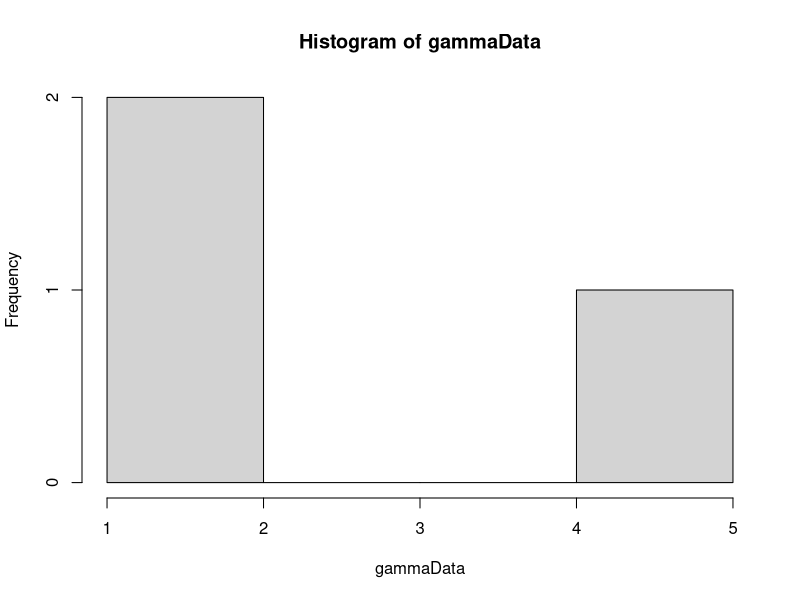

Generate this figure with R: (Note: this script raises an error after producing the figure.)
library(MCMCpack)

#weightedUniform <- function(n, numIterations) {
#  # Generate sample of from a weighted uniform distribution
#  # 
#  # Args:
#  #   n: number of points in sample
#  #   
#  # Returns:
#  #   A vector sample
#  uCurr = runif(n)
#  alphaCurr = findAlpha(s2, uCurr)
#  uConv = rep(0, numIterations)
#  uTrace = rep(0, numIterations)
#  for(i in 1:numIterations) {
#    uProp = runif(n)
#    alphaProp = findAlpha(s2, uProp)
#    if(alphaProp != -1) {
#      proportionalProp = proportionalDensity(uProp, alphaProp)
#      proportionalCurr = proportionalDensity(uCurr, alphaCurr)
#      alphaVal = min(1, proportionalProp/proportionalCurr)
#      u = runif(1)
#      print(i)
#      if (u <= alphaVal) {
#        uCurr = uProp
#        alphaCurr = alphaProp
#      }  
#    }
#    uConv[i] = var(uCurr)
#    uTrace[i] = uCurr[1]
#  }
#  plot(uConv, type="l")
#  plot(uTrace, type="l")
#  return(uCurr)
#}
#
#proportionalDensity <- function(u, alpha) {
#  # Calculate proportional density for indepence sampling
#  # 
#  # Args:
#  #   u: A vector from an uniform distribution.
#  #   alpha: A scalar value
#  #   
#  # Returns:
#  #   A scalar value
#  
#  gammaInv = rep(0, length(u))
#  diffGammaInv = rep(0, length(u))
#  for(i in 1:length(u)) {
#    gammaInv[i] = invGammaCumulative(u[i], alpha)
#    diffGammaInv[i] = diffAlphaInvGammaCumulative(u[i], alpha)
#  }
#  return(calcWeight(gammaInv, diffGammaInv))
#}
#
#calcWeight <- function(gammaInv, diffGammaInv) {
#  # Calculate weigth for a gamma distribution
#  #
#  # Args:
#  #   gammaInv: A list of values from the inverse cumulative gamma.
#  #   diffGammaInv: A list of values from the derivative of the inverse cumulative gamma.
#  #   
#  # Returns:
#  #   A scalar value
#  weight = (1/length(gammaInv))*(sum(diffGammaInv/gammaInv)) - sum(diffGammaInv)/sum(gammaInv)
#  return(weight)
#}

calcWeight <- function(u, alpha) {
  # Calculates weight for given u and alpha.
  # 
  # Args:
  #   u: A vector.
  #   alpha: A scalar.
  #   
  # Returns:
  #   The weight value. A scalar.
  gammaInv = rep(0, length(u))
  diffGammaInv = rep(0, length(u))
  for(i in 1:length(u)) {
    gammaInv[i] = invGammaCumulative(u[i], alpha)
    diffGammaInv[i] = diffAlphaInvGammaCumulative(u[i], alpha)
  }
  weight = 1/((1/length(gammaInv))*(sum(diffGammaInv/gammaInv)) - sum(diffGammaInv)/sum(gammaInv))
  return(weight)
}

calcPhi <- function(u, alpha) {
  phiPoint = rep(0, length(u))
  for(i in 1:length(u)) {
    xValue = invGammaCumulative(u[i], alpha)
    phiPoint[i] = xValue > probValue
  }
  return(sum(phiPoint)/length(u))
}

invGammaCumulative <- function(u, alpha) {
  # Finds the inverse of the cumulative gamma.
  # 
  # Args:
  #   u: Scalar value.
  #   alpha: Scalar value.
  #   
  # Returns:
  #   A scalar. The inverse value given u and alpha.
  x = 0
  stepSize = 0.1
  tolerance = 0.00001
  direction = 1
  integralValue = 0
  
  while(abs(integralValue - u) > tolerance){
    x = x + direction*stepSize
    if(x<0) {
      x = 0
      direction = 1
    }
    
    if(method == "integrate") {
      integral = integrate(gammaDensity, 0, x)
      integralValue = integral$value  
    } else if(method == "pgamma") {
      integral = pgamma(x, shape=alpha, scale=1)
      integralValue = integral
    }
    
    
    # Going left and pass the point
    if ((u > integralValue) && (direction == -1)) {
      stepSize = stepSize/2
      direction = 1
    }
    
    # Going right and pass the point
    if ((u < integralValue) && (direction == 1)) {
      stepSize = stepSize/2
      direction = -1
    }
  }
  return(x)
}

diffAlphaInvGammaCumulative <- function(u, alpha) {
  # Derivative of gamma distribution with respect to alpha.
  # 
  # Args:
  #   u: Scalar between 0 and 1.
  #   alpha: Scalar larger than 0.
  #   
  # Returns:
  #   Scalar value. Derivative at point alpha.
  firstPoint = invGammaCumulative(u,alpha)
  secondPoint = invGammaCumulative(u, alpha + alphaHStep)
  return((secondPoint - firstPoint)/alphaHStep)
}

calcDerivateFunction <- function(u, alphaValue) {
  # Analytically find the derivative of cumulative inverse.
  # 
  # Args:
  #   u: Scalar value between 0 and 1.
  #   alphaValue: Scalar value.
  #   
  # Returns:
  #   A scalar value.
  largeFInv = invGammaCumulative(u, alphaValue)
  integralPart = integrate(integralFunction, 0, largeFInv)
  return((digamma(alphaValue)*u - integralPart$value)*gamma(alphaValue)/((largeFInv^(alphaValue - 1))*exp(-largeFInv)))
}

integralFunction <- function(y) {
  # Function to be integrated.
  return(log(y)*(y^(alphaValue - 1))*exp(-y)/gamma(alphaValue))
}

findAlpha <- function(s2, u) {
  # Function to calculate alpha value
  # 
  # Args:
  #   s2: Scalar value of sufficient statistic
  #   u: A vector
  #   
  # Returns:
  #   A scalar value of alpha.
  
  alphaValue = 0.1
  stepSize = 1
  direction = 1
  tolerance = 0.0001
  tau2Value = 0
  prevTau2Value = 0
  it = 0
  while(abs(s2 - tau2Value) > tolerance) {
    it = it + 1
    alphaValue = alphaValue + direction*stepSize
    if(alphaValue<=0) {
      alphaValue = 0.1
      direction = 1
    }
    prevTau2Value = tau2Value
    tau2Value = calcValueTau2(u, alphaValue)
    #print(abs(s2 - tau2Value))
    #print(direction)
    if ((s2 > tau2Value) && (direction == -1)) {
      stepSize = stepSize/2
      direction = 1
    }
    
    if ((s2 < tau2Value) && (direction == 1)) {
      stepSize = stepSize/2
      direction = -1
    }
    
    if(isAlphaOutsideValidInterval(alphaValue, direction)) {
      return(-1)
    }  
    print(stepSize)
    if(it==100) {
      return(-1)
    }
    
  }
  
  return(alphaValue)
}

isAlphaOutsideValidInterval <- function(alphaValue, direction) {
  # Function to check if the alphaValue is outside allowed interval.
  # 
  # Args:
  #   alphaValue: A scalar value
  #   direction: A scalar value. Either 1 or -1.
  #   
  # Returns:
  #   Boolean value.
  return((alphaValue < alphaLowerBound && direction == -1) || (alphaValue > alphaUpperBound && direction == 1))
}

findBeta <- function(s1, u, alphaValue) {
  # Calculates beta
  # 
  # Args:
  #   s1: Scalar value.
  #   u: Vector of values between 0 and 1.
  #   alphaValue: Scalar value.
  #   
  # Returns:
  #   A scalar value.
  largeFInv = rep(0, length(u))
  for(i in 1:length(u)) {
    largeFInv[i] = invGammaCumulative(u[i], alphaValue)
  }
  return(s1*length(u)/(sum(largeFInv)))
}

calcValueTau2 <- function(u, alphaValue) {
  largeFInv = rep(0, length(u))
  for(i in 1:length(u)) {
    largeFInv[i] = invGammaCumulative(u[i], alphaValue)
  }
  return(length(u)*((prod(largeFInv))^(1/length(u)))/sum(largeFInv))
}

calcValueTau2Method2 <- function(x) {
  return(length(x)*((prod(x))^(1/length(x)))/sum(x))
}

alpha = 2
beta = 1
hStep = 0.01
alphaHStep = 0.01
method = "pgamma"
NUM_SAMPLES = 1000
NUM_POINTS = 3
alphaUpperBound = 5
alphaLowerBound = 0.5

# Generate data
gammaData = rgamma(NUM_POINTS, shape=alpha, scale = beta)
hist(gammaData)
# Calculation of statistics
s1 = sum(gammaData)/NUM_POINTS
s2 = NUM_POINTS*((prod(gammaData))^(1/NUM_POINTS))/sum(gammaData)

# Generation of samples
phi = rep(0, NUM_SAMPLES)
# Phi is the prob that X>probValue
probValue = 0.8
weightsW = rep(0, NUM_SAMPLES)
sampleIndex = 1
iterationNumber = 0
while(sampleIndex <= NUM_SAMPLES) {
  u = runif(NUM_POINTS)
  estAlpha = findAlpha(s2, u)
  if(estAlpha != -1) {
    weightsW[sampleIndex] = calcWeight(u, estAlpha)
    phi[sampleIndex] = calcPhi(u, alpha)
    sampleIndex = sampleIndex + 1
    #print(sampleIndex)
  }
  print(iterationNumber)
  iterationNumber = iterationNumber + 1
}
hist(weighstW)
